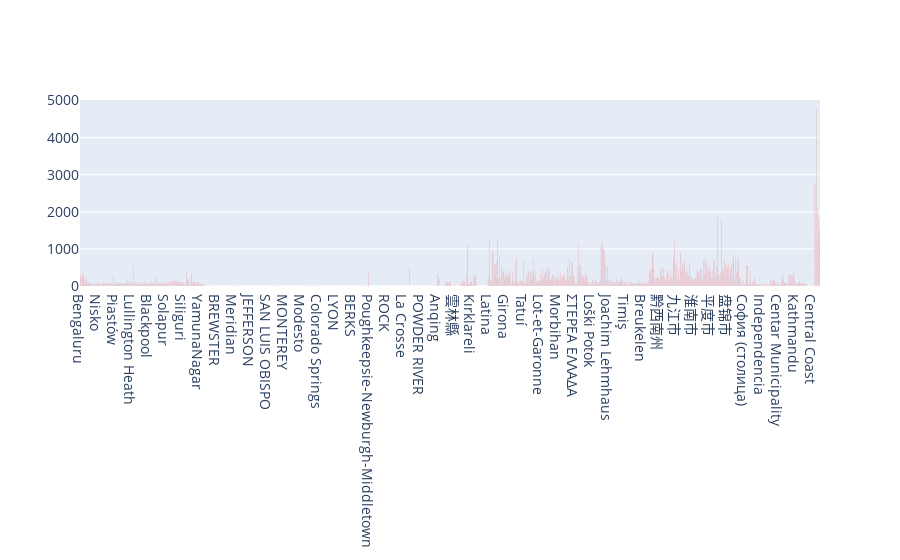

Notebook code cell kept with this figure:
### Code cell
fig = go.Figure()
fig.add_trace(go.Bar(x=df3['city'],
                y=df3['value'],
                marker_color='red'
                ))
fig.update_layout(
    xaxis_tickfont_size=14,
    yaxis=dict(
        titlefont_size=16,
        tickfont_size=14,
    ),
    legend=dict(
        x=0,
        y=1.0,
        bgcolor='rgba(255, 255, 255, 0)',
        bordercolor='rgb(255, 255, 255, 0)'
    ),
    barmode='stack',
    bargap=0.15, # gap between bars of adjacent location coordinates.
    bargroupgap=0.1 # gap between bars of the same location coordinate.
)
fig.show()

### Figure 1 — Plotly figure (JSON) as saved in the notebook; plotly's stock layout.template omitted (floating-point values rounded to 4 significant figures; data arrays with more than 128 entries replaced by an {"elided": "..."} marker saying what was removed)
{"data": [{"marker": {"color": "red"}, "type": "bar", "x": {"elided": "4665 str values"}, "y": {"elided": "4665 float values"}}], "layout": {"bargap": 0.15, "bargroupgap": 0.1, "barmode": "stack", "legend": {"bgcolor": "rgba(255, 255, 255, 0)", "bordercolor": "rgb(255, 255, 255, 0)", "x": 0, "y": 1}, "xaxis": {"tickfont": {"size": 14}}, "yaxis": {"tickfont": {"size": 14}, "title": {"font": {"size": 16}}}}}
